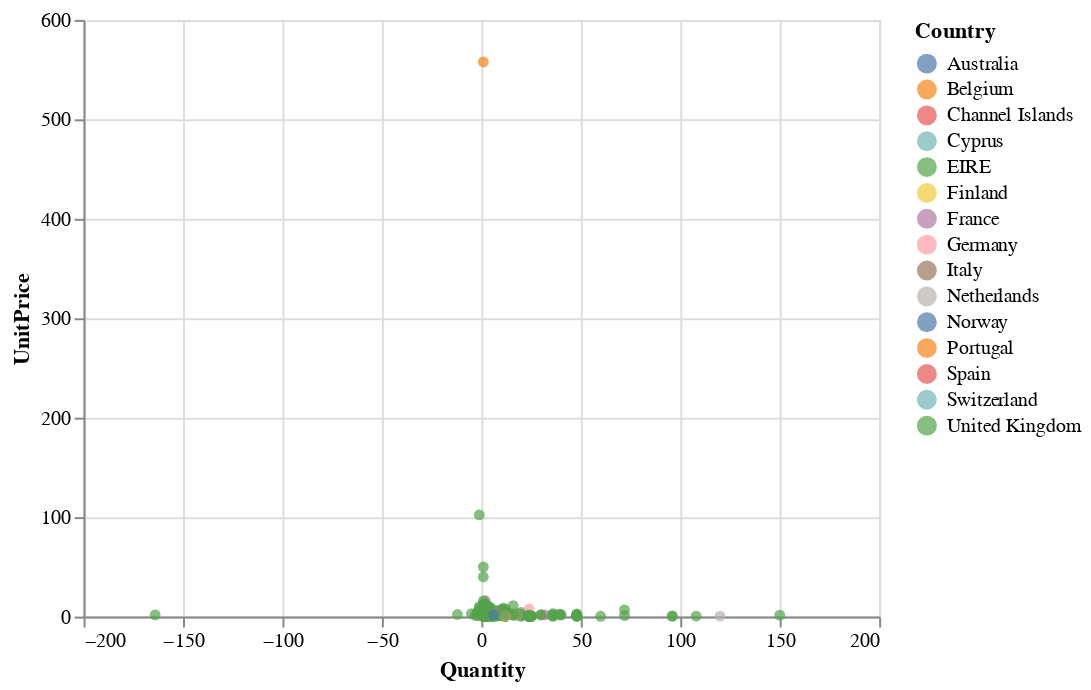

Write notebook code for a chart like this one.
### Code cell
alt.Chart(sample).mark_circle().encode(x='Quantity', y='UnitPrice', color='Country')

### Figure 1 — Vega-Lite specification as saved in the notebook (floating-point values rounded to 4 significant figures; data arrays with more than 128 entries replaced by an {"elided": "..."} marker saying what was removed)
{"config": {"view": {"continuousWidth": 400, "continuousHeight": 300}}, "data": {"name": "data-4c5bc342f1b268879197e4212b044206"}, "mark": "circle", "encoding": {"color": {"field": "Country", "type": "nominal"}, "x": {"field": "Quantity", "type": "quantitative"}, "y": {"field": "UnitPrice", "type": "quantitative"}}, "$schema": "https://vega.github.io/schema/vega-lite/v4.17.0.json", "datasets": {"data-4c5bc342f1b268879197e4212b044206": {"elided": "500 records"}}}
